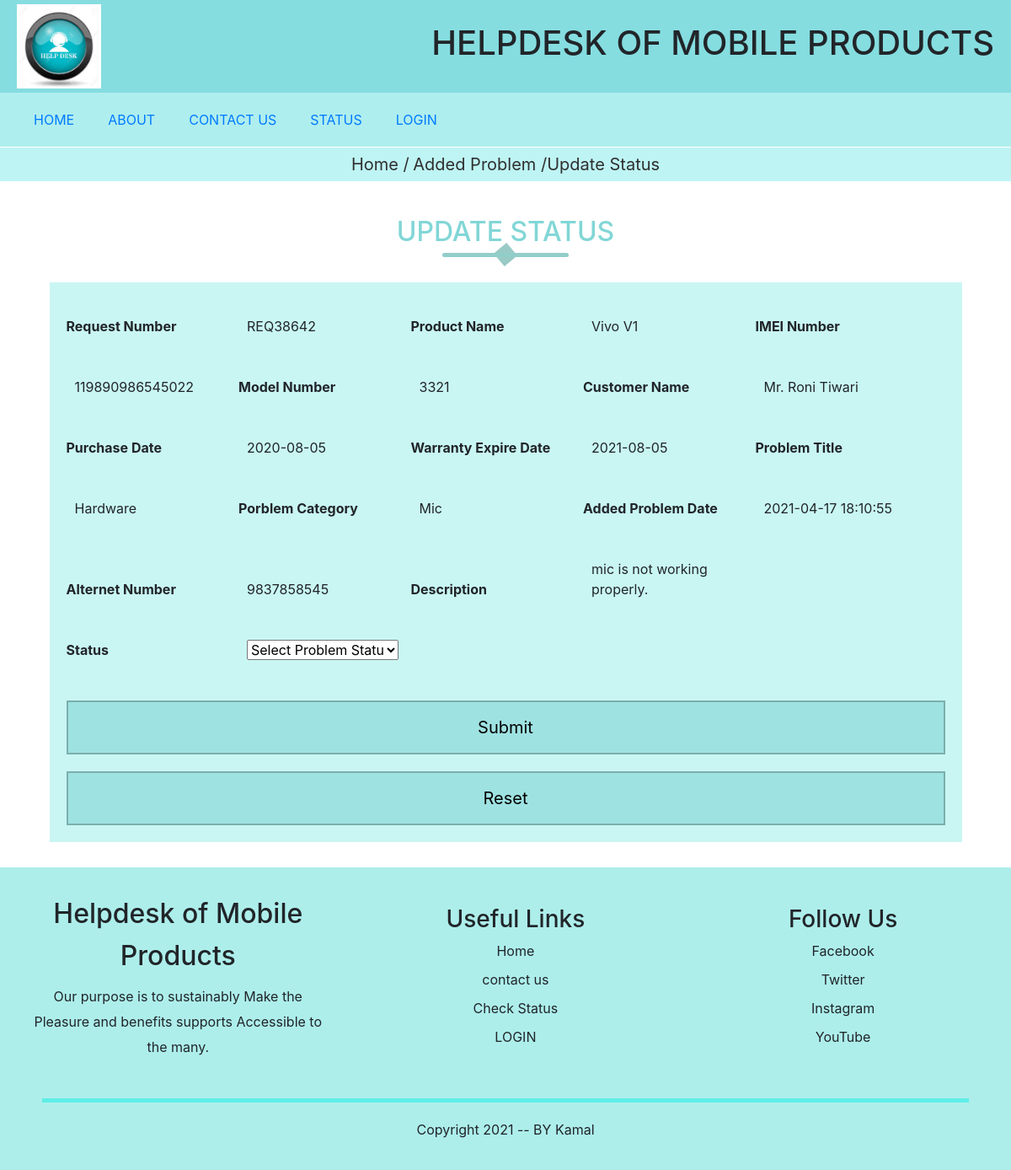
The app's page /update_status.php?request_no=REQ38642 with its own data.
### tables this page shows
CREATE TABLE `product` (
  `product_id` int(11) NOT NULL,
  `customer_id` int(11) NOT NULL,
  `imei_no` varchar(20) NOT NULL,
  `product_name` varchar(30) NOT NULL,
  `model_no` int(10) NOT NULL,
  `date_of_purchase` date NOT NULL,
  `expire_date` date NOT NULL,
  `status_of_product` int(11) NOT NULL
);

CREATE TABLE `problem` (
  `problem_id` int(11) NOT NULL,
  `product_id` int(11) NOT NULL,
  `alt_number` varchar(20) NOT NULL,
  `problem_title_id` int(11) NOT NULL,
  `problem_category_id` int(11) NOT NULL,
  `problem_description` varchar(200) NOT NULL,
  `problem_status_id` int(11) NOT NULL,
  `curr_time` datetime NOT NULL,
  `deliver` tinyint(4) NOT NULL,
  `delivery_date` datetime NOT NULL,
  `request_no` varchar(20) NOT NULL
);

CREATE TABLE `customer` (
  `customer_id` int(11) NOT NULL,
  `title` varchar(10) NOT NULL,
  `first_name` varchar(20) NOT NULL,
  `last_name` varchar(20) NOT NULL,
  `phone_number` varchar(20) NOT NULL,
  `street` varchar(30) NOT NULL,
  `city` varchar(20) NOT NULL,
  `state` varchar(20) NOT NULL,
  `pincode` int(10) NOT NULL
);

CREATE TABLE `problem_title` (
  `id` int(11) NOT NULL,
  `name` varchar(20) NOT NULL
);

CREATE TABLE `problem_category` (
  `id` int(11) NOT NULL,
  `cat_name` varchar(30) NOT NULL,
  `pro_title_id` int(11) NOT NULL
);

### function_inc.php (called while the page is built, shortened)
<?php
function get_safe_value($con,$str){
    if($str!=''){
        $str=trim($str);
        return mysqli_real_escape_string($con,$str);
    }
}
?>

### update_status.php (the view, shortened to what this page needs)
<?php
        require('header.php');
        if(isset($_GET['request_no']) && $_GET['request_no']!=''){
          $request_no=get_safe_value($con,$_GET['request_no']);
          $sql="select product.*, customer.*,problem.*,problem_title.name,problem_category.cat_name, problem_status.status_name from product,customer,problem,problem_title,problem_category, problem_status where product.customer_id=customer.customer_id and product.product_id=problem.product_id and problem.problem_title_id=problem_title.id and problem.problem_category_id=problem_category.id and problem.problem_status_id=problem_status.id and problem.request_no='$request_no'";
          $res=mysqli_query($con,$sql);
          $count=mysqli_num_rows($res);
          if($count>0){
            $row=mysqli_fetch_assoc($res);
            $request_no=$row['request_no'];
            $product_name=$row['product_name'];
            $imei_no=$row['imei_no'];
            $model_no=$row['model_no'];
            $customer_name= $row['title']." ".$row['first_name']." ".$row['last_name'];
            $problem_title=$row['name'];
            $problem_category=$row['cat_name'];
            $description=$row['problem_description'];
            $curr_date=$row['curr_time'];
            $date_of_purchase=$row['date_of_purchase'];
            $expire_date=$row['expire_date'];
            $alt_number=$row['alt_number'];
          }else{
              header('location:home.php');
              die();
          }
      }
?>
  <div class="path">
          <span>
            <a href="home.php">Home /</a>  <a href="added_problems.php">Added Problem /</a><a href="#">Update Status </a>
          </span>
    </div>
   <div class="login add_prob" >
     <h2 class="title">UPDATE STATUS</h2>
     <div class="problem_form">
     <form action="" method="get">
        <label for="">Request Number</label>
        <span name='name'><?php echo $request_no;?></span>
        <label for="">Product Name</label>
        <span name='name'><?php echo $product_name;?></span>
        <label for="">IMEI Number</label>
        <span><?php echo $imei_no;?></span>
        <label for="">Model Number</label>
        <span><?php echo $model_no;?></span>
        <label for="">Customer Name</label>
        <span><?php echo $customer_name; ?></span>
        <label for="">Purchase Date</label>
        <span><?php echo $date_of_purchase;?></span>
        <label for="">Warranty Expire Date</label>
        <span><?php echo $expire_date;?></span>
        <label for="">Problem Title</label>
        <span><?php echo $problem_title; ?></span>
        <label for="">Porblem Category</label>
        <span><?php echo $problem_category;?></span>
        <label for="">Added Problem Date</label>
        <span><?php echo $curr_date;?></span>
        <label for="">Alternet Number</label>
        <span><?php echo $alt_number;?></span>
        <label for="">Description</label>
        <span><?php echo $description;?></span>
        <br>
        <label for="">Status</label>
        <span>
          <select name="problem_status" id="problem_status" required>
              <option value="">Select Problem Status...</option>
          </select>
        </span>
          <br>
          <input type="submit" value="Submit" name="submit">
          <input type="reset" value="Reset">
       </form>
    </div>
  </div>
<?php
    require('footer.php');
?>

### style/style.css (style rules this page uses)
* { margin: 0; padding: 0; box-sizing: border-box; }
body { font-family: 'Poppins', sans-serif; }
.title { text-align: center; margin: 0 auto 30px; line-height: 60px; color: rgb(130, 214, 214); position: relative; }
.title::after { content: ''; background:rgb(146, 206, 201); width: 150px; height: 5px; border-radius: 5px; position: absolute; bottom: 0; left: 50%; transform: translateX(-50%); }
.title::before { content: ''; background:rgb(153, 202, 198); top: 47px; width: 20px; height: 20px; position: absolute; bottom: 0; left: 50%; transform: translateX(-50%) rotate(50deg); }
.path { width: 100%; height: 40px; background-color: rgba(173, 241, 241, 0.787); }
.path span { text-align: center; display: block; line-height: 40px; }
.path span a { text-decoration: none; font-size: 20px; font-weight: 900px; text-align: center; color: rgb(48, 47, 47); }
.login { margin: 30px; }
.problem_form { width: 95%; margin: auto; background-color: rgb(201, 246, 243); padding: 20px; }
.problem_form label { font-weight: 700; padding: 20px 0; width: 200px; }
.problem_form span { display: inline-block; padding: 20px 10px 0; width: 200px; }
.problem_form span select ,textarea { width: 100%; }
.problem_form input[type="submit"],input[type="reset"] { margin-top: 20px; background: rgb(159, 226, 226); padding: 15px; outline: none; border: 2px solid rgb(123, 175, 172); font-size: 20px; width: 100%; }

### records on screen
product: problem.request_no "REQ38642", product_name "Vivo V1", imei_no "119890986545022", model_no "3321", customer.last_name "Mr. Roni Tiwari", date_of_purchase "2020-08-05", expire_date "2021-08-05", problem_title.name "Hardware", problem_category.cat_name "Mic", problem.curr_time "2021-04-17 18:10:55", problem.alt_number "9837858545", problem.problem_description "mic is not working properly."
